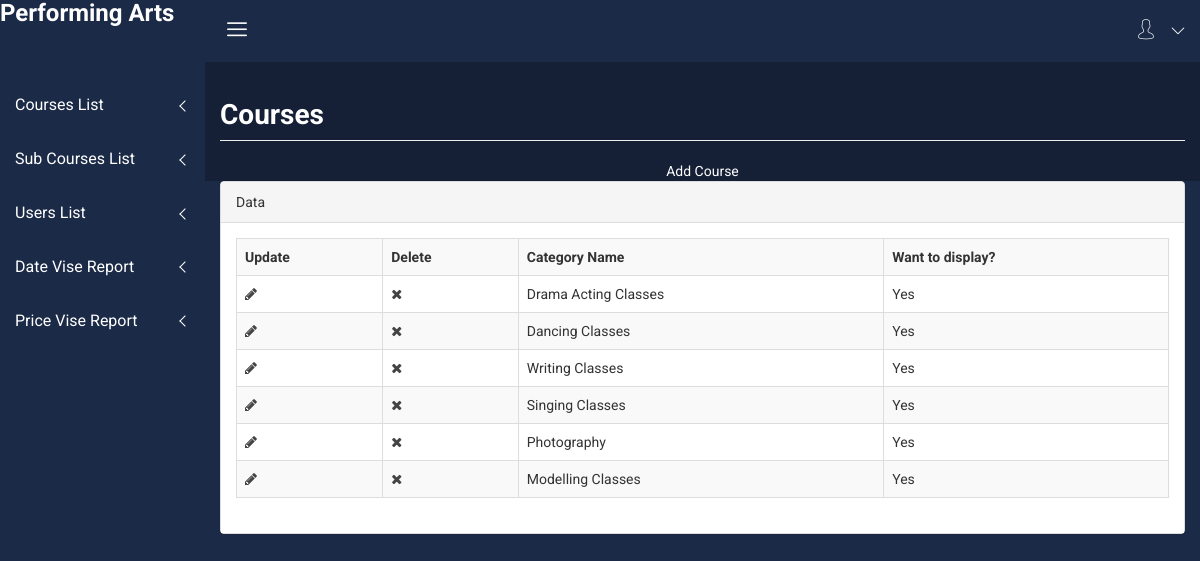
The page /admin-panel/catdisplay11.php on the database its author committed.
### tables this page shows
CREATE TABLE `category` (
  `catid` int(6) NOT NULL,
  `catname` varchar(30) NOT NULL,
  `catimg` varchar(30) NOT NULL,
  `catisdisplay` varchar(3) NOT NULL
);

### admin-panel/catdisplay11.php (the view, shortened to what this page needs)
<?php
include_once("header11.php");
?>
<div class="col-lg-12">
                            <font color="white"><h1 class="page-header">Courses</h1></font>
                        </div>
<div align="center">
<a style="color:white" href="catinsert11.php">Add Course</a>
</div>
<div class="col-lg-12">
                            <div class="panel panel-default">
                                <div class="panel-heading">
                                    Data
                                </div>
                                <div class="panel-body">
                                    <div class="table-responsive">
<?php
$cnn=mysqli_connect("localhost","root","","mcaproject");
$qry="Select * from category";
$result=$cnn->query($qry);
$str="<table class='table table-striped table-bordered table-hover dataTable no-footer' id='dataTables-example' role='grid' aria-describedby='dataTables-example_info'><tr><th>Update</th><th>Delete</th><th>Category Name</th><th>Want to display?</th></tr> ";
while($row=$result->fetch_assoc())
{
	$str.="<tr><td><a href='catupdate11.php?Id=".$row['catid']."'><i class='fa fa-pencil'></i></a></td>
	<td><a href='catdelete11.php?Id=".$row['catid']."'><i class='fa fa-times'></a></td>
	<Td>".$row["catname"]."</td><td>".$row["catisdisplay"]."</tr></td>";
}
$str.="</table>";
echo $str;
?>
</div>
										</div>
                            </div>
                        </div>
<?php
include_once("footer11.php");
?>

### admin-panel/css/main.css (style rules this page uses)
html { color: #222; font-size: 1em; line-height: 1.4; }

### rows shown on the page
category: catname "Drama Acting Classes", catisdisplay "Yes"
category: catname "Dancing Classes", catisdisplay "Yes"
category: catname "Writing Classes", catisdisplay "Yes"
category: catname "Singing Classes", catisdisplay "Yes"
category: catname "Photography", catisdisplay "Yes"
category: catname "Modelling Classes", catisdisplay "Yes"
